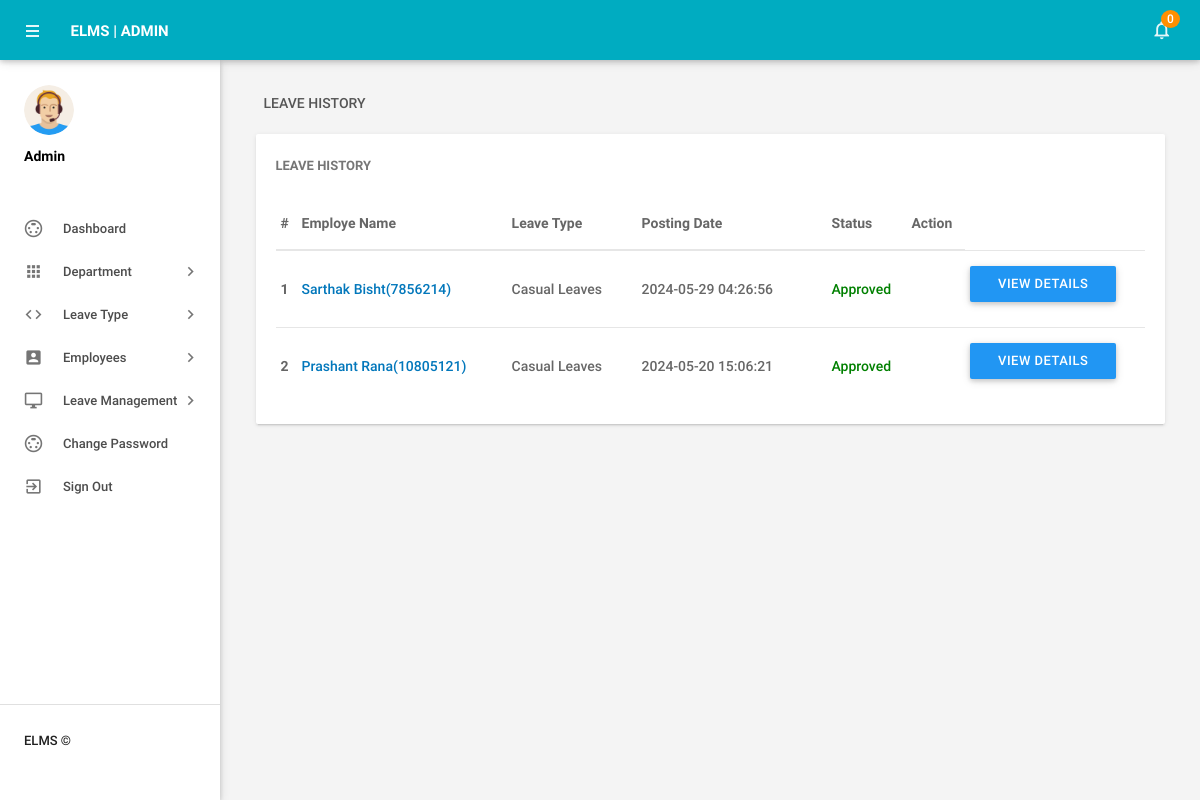
The page /admin/leaves.php (signed in) on the database its author committed.
### tables this page shows
CREATE TABLE `tblleaves` (
  `id` int(11) NOT NULL,
  `LeaveType` varchar(110) DEFAULT NULL,
  `ToDate` varchar(120) DEFAULT NULL,
  `FromDate` varchar(120) DEFAULT NULL,
  `Description` mediumtext DEFAULT NULL,
  `PostingDate` timestamp NULL DEFAULT current_timestamp(),
  `AdminRemark` mediumtext DEFAULT NULL,
  `AdminRemarkDate` varchar(120) DEFAULT NULL,
  `Status` int(1) DEFAULT NULL,
  `IsRead` int(1) DEFAULT NULL,
  `empid` int(11) DEFAULT NULL
);

CREATE TABLE `tblemployees` (
  `id` int(11) NOT NULL,
  `EmpId` varchar(100) NOT NULL,
  `FirstName` varchar(150) DEFAULT NULL,
  `LastName` varchar(150) DEFAULT NULL,
  `EmailId` varchar(200) DEFAULT NULL,
  `Password` varchar(180) DEFAULT NULL,
  `Gender` varchar(100) DEFAULT NULL,
  `Dob` varchar(100) DEFAULT NULL,
  `Department` varchar(255) DEFAULT NULL,
  `Address` varchar(255) DEFAULT NULL,
  `City` varchar(200) DEFAULT NULL,
  `Country` varchar(150) DEFAULT NULL,
  `Phonenumber` char(11) DEFAULT NULL,
  `Status` int(1) DEFAULT NULL,
  `RegDate` timestamp NULL DEFAULT current_timestamp()
);

### admin/leaves.php (the view, shortened to what this page needs)
<?php
include('includes/config.php');
if(strlen($_SESSION['alogin'])==0)
    {
header('location:index.php');
}
else{
 ?>
<!DOCTYPE html>
<html lang="en">
    <head>
        <link type="text/css" rel="stylesheet" href="../assets/plugins/materialize/css/materialize.min.css"/>
        <link href="../assets/plugins/material-preloader/css/materialPreloader.min.css" rel="stylesheet">
        <link href="../assets/plugins/datatables/css/jquery.dataTables.min.css" rel="stylesheet">
                <link href="../assets/plugins/google-code-prettify/prettify.css" rel="stylesheet" type="text/css"/>
        <link href="../assets/css/alpha.min.css" rel="stylesheet" type="text/css"/>
        <link href="../assets/css/custom.css" rel="stylesheet" type="text/css"/>
    </head>
    <body>
       <?php include('includes/header.php');?>
       <?php include('includes/sidebar.php');?>
            <main class="mn-inner">
                <div class="row">
                    <div class="col s12">
                        <div class="page-title">Leave History</div>
                    </div>
                    <div class="col s12 m12 l12">
                        <div class="card">
                            <div class="card-content">
                                <span class="card-title">Leave History</span>
                                <table id="example" class="display responsive-table ">
                                    <thead>
                                        <tr>
                                            <th>#</th>
                                            <th width="200">Employe Name</th>
                                            <th width="120">Leave Type</th>
                                             <th width="180">Posting Date</th>
                                            <th>Status</th>
                                            <th align="center">Action</th>
                                        </tr>
                                    </thead>
                                    <tbody>
<?php $sql = "SELECT tblleaves.id as lid,tblemployees.FirstName,tblemployees.LastName,tblemployees.EmpId,tblemployees.id,tblleaves.LeaveType,tblleaves.PostingDate,tblleaves.Status from tblleaves join tblemployees on tblleaves.empid=tblemployees.id order by lid desc";
$query = $dbh -> prepare($sql);
$query->execute();
$results=$query->fetchAll(PDO::FETCH_OBJ);
$cnt=1;
if($query->rowCount() > 0)
{
foreach($results as $result)
{
      ?>
                                        <tr>
                                            <td> <b><?php echo htmlentities($cnt);?></b></td>
                                              <td><a href="editemployee.php?empid=<?php echo htmlentities($result->id);?>" target="_blank"><?php echo htmlentities($result->FirstName." ".$result->LastName);?>(<?php echo htmlentities($result->EmpId);?>)</a></td>
                                            <td><?php echo htmlentities($result->LeaveType);?></td>
                                            <td><?php echo htmlentities($result->PostingDate);?></td>
                                                                       <td><?php $stats=$result->Status;
if($stats==1){
                                             ?>
                                                 <span style="color: green">Approved</span>
                                                 <?php } if($stats==2)  { ?>
                                                <span style="color: red">Not Approved</span>
                                                 <?php } if($stats==0)  { ?>
 <span style="color: blue">waiting for approval</span>
 <?php } ?>
                                             </td>
          <td>
           <td><a href="leave-details.php?leaveid=<?php echo htmlentities($result->lid);?>" class="waves-effect waves-light btn blue m-b-xs"  > View Details</a></td>
                                    </tr>
                                         <?php $cnt++;} }?>
                                    </tbody>
                                </table>
                            </div>
                        </div>
                    </div>
                </div>
            </main>
        </div>
        <div class="left-sidebar-hover"></div>
    </body>
</html>
<?php } ?>

### rows shown on the page
tblleaves: tblemployees.FirstName+LastName "Sarthak Bisht", tblemployees.EmpId "7856214", LeaveType "Casual Leaves", PostingDate "2024-05-29 04:26:56", Status "Approved"
tblleaves: tblemployees.FirstName+LastName "Prashant Rana", tblemployees.EmpId "10805121", LeaveType "Casual Leaves", PostingDate "2024-05-20 15:06:21", Status "Approved"

### other values the page prints
$unreadcount "0"
